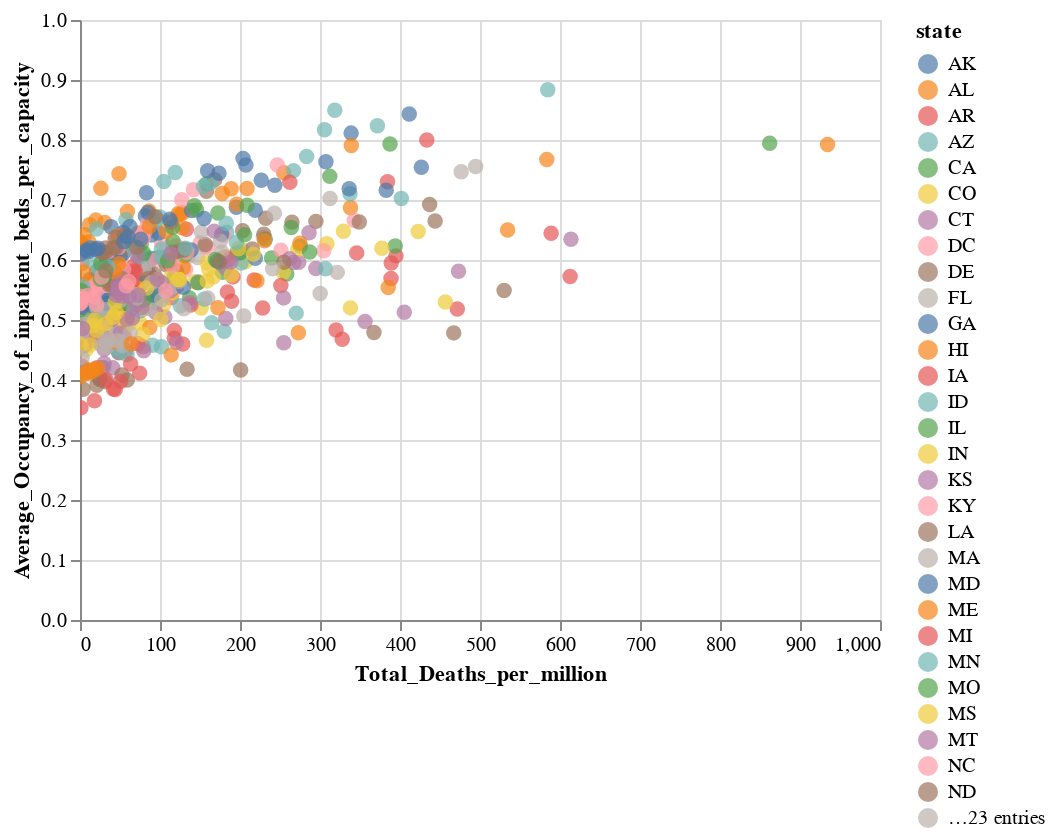

This figure's notebook cell:
### Code cell
x=pd.DataFrame(final.groupby(["state","yearMonth"])["deathIncrease_per_million"].sum().reset_index())
y=pd.DataFrame(final.groupby(["state","yearMonth"])["total_hospitalizedCurrently_per_capacity"].mean().reset_index())
Hospital_Deaths_data=x.merge(y,on=["state","yearMonth"])
Hospital_Deaths_data.columns=["state","yearMonth","Total_Deaths_per_million","Average_Occupancy_of_inpatient_beds_per_capacity"]
alt.Chart(Hospital_Deaths_data).mark_circle(size=60).encode(
    x="Total_Deaths_per_million",
    y=alt.X('Average_Occupancy_of_inpatient_beds_per_capacity',
        scale=alt.Scale(domain=(0, 1))),
    color='state',
    tooltip=['state', 'yearMonth', 'Total_Deaths_per_million', 'Average_Occupancy_of_inpatient_beds_per_capacity']
).interactive()

### Figure 1 — Vega-Lite specification as saved in the notebook (floating-point values rounded to 4 significant figures; data arrays with more than 128 entries replaced by an {"elided": "..."} marker saying what was removed)
{"config": {"view": {"continuousWidth": 400, "continuousHeight": 300}}, "data": {"name": "data-0735112eb9c8b26e94bad4cc6f0b3e97"}, "mark": {"type": "circle", "size": 60}, "encoding": {"color": {"type": "nominal", "field": "state"}, "tooltip": [{"type": "nominal", "field": "state"}, {"type": "nominal", "field": "yearMonth"}, {"type": "quantitative", "field": "Total_Deaths_per_million"}, {"type": "quantitative", "field": "Average_Occupancy_of_inpatient_beds_per_capacity"}], "x": {"type": "quantitative", "field": "Total_Deaths_per_million"}, "y": {"type": "quantitative", "field": "Average_Occupancy_of_inpatient_beds_per_capacity", "scale": {"domain": [0, 1]}}}, "selection": {"selector080": {"type": "interval", "bind": "scales", "encodings": ["x", "y"]}}, "$schema": "https://vega.github.io/schema/vega-lite/v4.8.1.json", "datasets": {"data-0735112eb9c8b26e94bad4cc6f0b3e97": {"elided": "624 records"}}}
